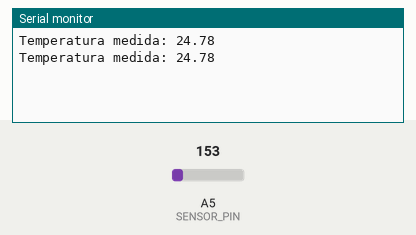
The sketch below on a simulated Arduino Uno, built with avr-gcc and run on an emulated ATmega328P. On the bench: the last lines printed to the serial monitor. Inputs (shaded band) come from the test bench; at power-on: A5 (SENSOR_PIN) = 153.

Above: at 1.8 s.
1.9 s: A5 (SENSOR_PIN) set to 165
At 2.4 s:
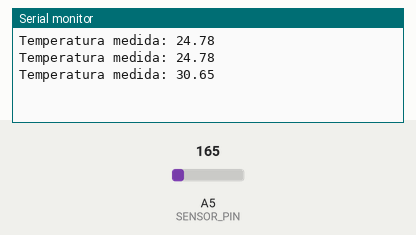
3.4 s: A5 (SENSOR_PIN) set to 175
At 4.8 s:
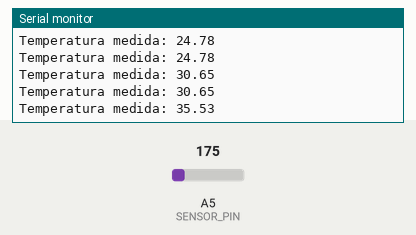
Timing chart, 0 to 6.4 s (numbered marks = the images above; inputs shaded):
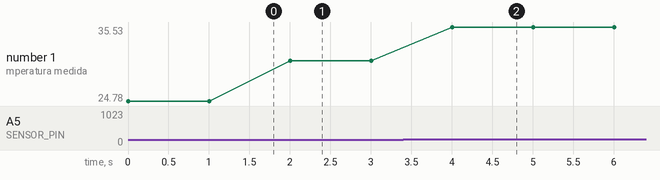

Measured:
- after the input at 1.9 s, the serial monitor: prints a new line after 0.10 s (image 1)
- after the input at 3.4 s, the serial monitor: prints a new line after 0.60 s (image 2)
- plotted number 1: 24.78 → 30.65 after the input at 1.9 s, 30.65 → 35.53 after the input at 3.4 s

The sketch:

tmp36.ino
```cpp
/*
* Aula 3: Sinais analógicos
* Exemplo básico de utilização do sensor TMP36
*https://www.tinkercad.com/things/0Rr9XdPabEU-tmp36?sharecode=aKBFPfHPWhgy7pytov8ITYerzN-X145Hk7nn8v_B-2E
*/

#define SENSOR_PIN A5
#define ADC_RESOL 1023
#define VREF 5

void setup()
{
	Serial.begin(9600);
}

void loop()
{
 	uint16_t sensor = 0;
  	float sensorVoltage = 0;
  	float temp = 0;

  	// Faz a leitura do valor do sensor
  	sensor = analogRead(SENSOR_PIN);

  	// Converte medida em temperatura
  	sensorVoltage = (float)sensor*VREF/ADC_RESOL;
  	temp = (sensorVoltage - 0.5) * 100;

  	// Imprime
  	Serial.print("Temperatura medida: ");
  	Serial.println(temp);

  	// Espera por 1 segundo
  	delay(1000);
}
```
